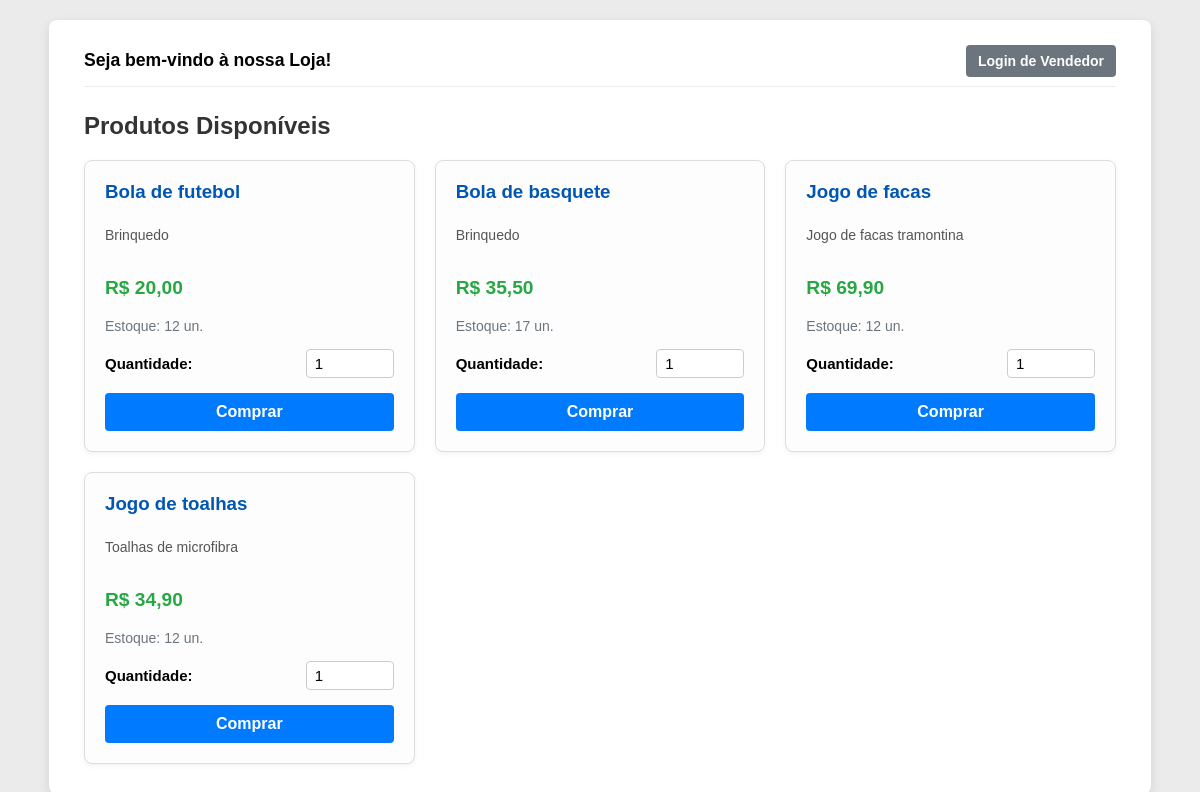
The page /loja.php on the database as committed earlier.
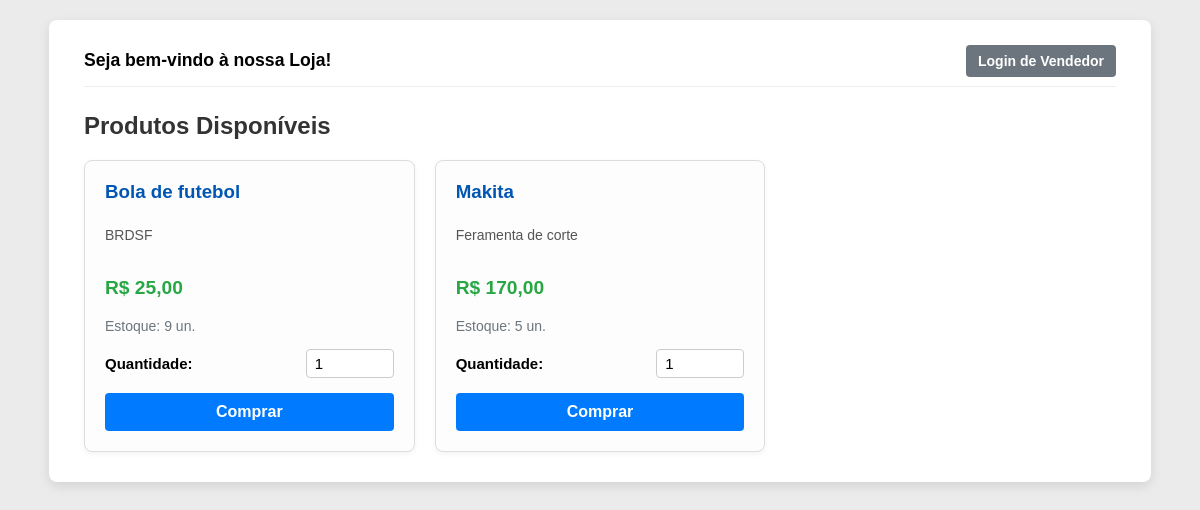
The same page on the database as committed later.
### tables this page shows
CREATE TABLE produtos (
    id INTEGER PRIMARY KEY ,
    nome TEXT NOT NULL,
    descricao TEXT NOT NULL,
    quantidade TEXT NOT NULL ,
    valor DECIMAL NOT NULL,
    id_usuario INTEGER NOT NULL
);

### src/Database.php (called while the page is built, shortened)
<?php
class Database
{
    private $pdo;
    public function __construct()
    {
        try {
            $databasePath = __DIR__ . '/database/sqlite.db';
            $this->pdo = new PDO('sqlite:' . $databasePath);
            $this->pdo->setAttribute(PDO::ATTR_ERRMODE, PDO::ERRMODE_EXCEPTION);
        } catch (PDOException $e) {
            die("Database connection refused: " . $e->getMessage());
        }
    }
    public function prepare($sql)
    {
        return $this->pdo->prepare($sql);
    }
}

### public/loja.php (the view, shortened to what this page needs)
<?php
require_once '../src/Database.php';
function buscarTodosProdutosDisponiveis($db) {
    $sql = "SELECT id, nome, descricao, quantidade, valor
            FROM produtos
            WHERE quantidade > 0";
    $stmt = $db->prepare($sql);
    $stmt->execute();
    return $stmt->fetchAll(PDO::FETCH_ASSOC);
}
$db = new Database();
$produtos_disponiveis = buscarTodosProdutosDisponiveis($db);
$is_admin_logado = isset($_SESSION['logged_in']) && $_SESSION['logged_in'] === true;
?>
<!DOCTYPE html>
<html lang="pt-br">
<head>
    <link rel="stylesheet" href="/style/loja.css">
</head>
<body>
    <div class="container">
        <div class="admin-header">
            <span class="welcome-msg">
                Seja bem-vindo à nossa Loja!
            </span>
            <div>
                <?php if ($is_admin_logado): ?>
                    <a href="adm.php" class="btn-link">Meu Painel (Vendedor)</a>
                <?php else: ?>
                    <a href="index.php" class="btn-link">Login de Vendedor</a>
                <?php endif; ?>
            </div>
        </div>
        <h2>Produtos Disponíveis</h2>
        <div class="product-grid">
            <?php if (empty($produtos_disponiveis)): ?>
                <p class="sem-produtos">Nenhum produto disponível no momento.</p>
            <?php else: ?>
                <?php foreach ($produtos_disponiveis as $produto): ?>
                    <div class="product-card">
                        <h3><?php echo htmlspecialchars($produto['nome']); ?></h3>
                        <p class="descricao"><?php echo htmlspecialchars($produto['descricao']); ?></p>
                        <p class="preco">R$ <?php echo number_format($produto['valor'], 2, ',', '.'); ?></p>
                        <p class="estoque">Estoque: <?php echo $produto['quantidade']; ?> un.</p>
                        <form action="registrar_venda.php" method="POST">
                            <div class="form-group-compra">
                                <label for="quantidade-<?php echo $produto['id']; ?>">Quantidade:</label>
                                <input type="number"
                                       name="quantidade"
                                       id="quantidade-<?php echo $produto['id']; ?>"
                                       value="1"
                                       min="1"
                                       max="<?php echo $produto['quantidade']; ?>"
                                       required>
                            </div>
                            <button type="submit" class="btn-comprar">Comprar</button>
                        </form>
                    </div>
                <?php endforeach; ?>
            <?php endif; ?>
        </div>
    </div>
</body>
</html>

### public/style/loja.css (style rules this page uses)
body { font-family: Arial, sans-serif; background-color: rgb(235, 235, 235); margin: 0; padding: 20px; box-sizing: border-box; }
.container { background: #ffffff; padding: 30px 35px; border-radius: 8px; box-shadow: 0 4px 12px rgba(0, 0, 0, 0.1); width: 1200px; max-width: 95%; margin: 0 auto; box-sizing: border-box; }
.admin-header { width: 100%; margin-bottom: 25px; display: flex; justify-content: space-between; align-items: center; border-bottom: 1px solid #eee; padding-bottom: 15px; flex-wrap: wrap; gap: 15px; }
.admin-header .welcome-msg { font-size: 1.1em; font-weight: bold; }
.admin-header .logout-link, .admin-header .btn-link { text-decoration: none; background-color: #dc3545; color: white; padding: 8px 12px; border-radius: 4px; font-size: 14px; font-weight: bold; transition: background-color 0.3s; margin-left: 10px; }
.admin-header .btn-link { background-color: #6c757d; }
.container h2 { color: #333; margin-bottom: 20px; }
.product-grid { display: grid; grid-template-columns: repeat(auto-fill, minmax(250px, 1fr)); gap: 20px; }
.product-card { background: #fdfdfd; border: 1px solid #ddd; border-radius: 8px; box-shadow: 0 2px 5px rgba(0,0,0,0.05); padding: 20px; display: flex; flex-direction: column; }
.product-card h3 { margin-top: 0; margin-bottom: 10px; color: #0056b3; }
.product-card .descricao { font-size: 14px; color: #555; flex-grow: 1; margin-bottom: 15px; }
.product-card .preco { font-size: 1.2em; font-weight: bold; color: #28a745; margin-bottom: 5px; }
.product-card .estoque { font-size: 14px; color: #6c757d; margin-bottom: 15px; }
.form-group-compra { display: flex; align-items: center; justify-content: space-between; margin-bottom: 15px; }
.form-group-compra label { font-weight: bold; font-size: 15px; }
.form-group-compra input { width: 70px; padding: 5px 8px; border: 1px solid #ccc; border-radius: 4px; font-size: 15px; }
.btn-comprar { background-color: #007bff; color: white; padding: 10px; border: none; border-radius: 4px; cursor: pointer; width: 100%; font-size: 16px; font-weight: bold; transition: background-color 0.3s; }

Rows that differ between the two databases and show on the page:
removed produtos: nome "Bola de basquete", descricao "Brinquedo", valor "35,50", quantidade "17"
removed produtos: nome "Jogo de facas", descricao "Jogo de facas tramontina", valor "69,90", quantidade "12"
removed produtos: nome "Jogo de toalhas", descricao "Toalhas de microfibra", valor "34,90", quantidade "12"
changed produtos "Bola de futebol": descricao "Brinquedo" → "BRDSF"; valor "20,00" → "25,00"; quantidade "12" → "9"
added produtos: nome "Makita", descricao "Feramenta de corte", valor "170,00", quantidade "5"
